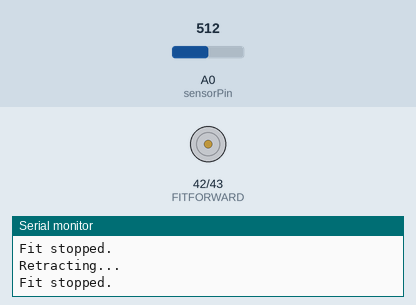
Simulated run of this sketch. Board: Arduino Mega 2560, built with avr-gcc and run on an emulated ATmega2560. Shown: motor-driver pin pairs drawn as motors (green arrow = first pin HIGH = forward, orange = second pin HIGH = backward, longer = more drive, scaled by the enable pin), the last lines printed to the serial monitor. The inputs (shaded band) are chosen by the test bench; at power-on: A0 (sensorPin) = 512.

Above: at 5.2 s.
5.3 s: A0 (sensorPin) set to 716
At 7.7 s:
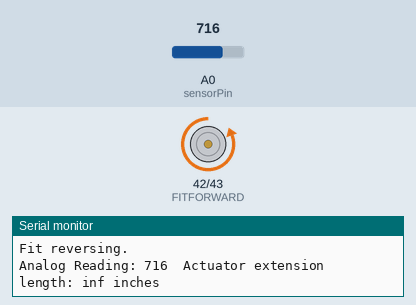
8.6 s: A0 (sensorPin) set to 0
At 10.3 s:
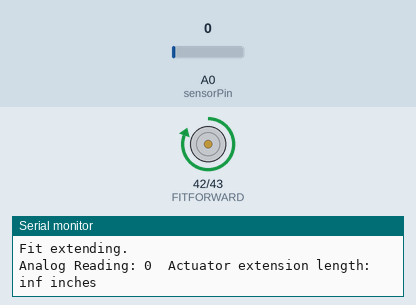
Timing chart, 0 to 11.8 s (numbered marks = the images above; inputs shaded):
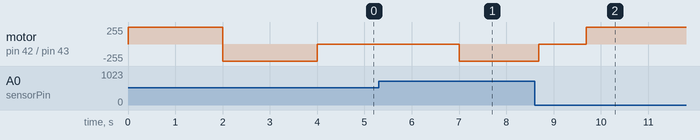

The sketch:

mofset.ino
```cpp
#include <elapsedMillis.h>
elapsedMillis timeElapsed;

int RPWM = 10;
int LPWM = 11;
int sensorPin = A0;

int FITENABLE = 44; // Needs to be a PWM pin to be able to control motor speed
int FITFORWARD = 42;
int FITREVERSE = 43;
// global volatile variables are needed to pass data between the

int sensorVal;
int Speed = 255;
float strokeLength = 6.0;                           //customize to your specific stroke length
float extensionLength;

int maxAnalogReading;
int minAnalogReading;

void setup() {
  // declare Relay as output
  pinMode(FITENABLE, OUTPUT);
  pinMode(FITFORWARD, OUTPUT);
  pinMode(FITREVERSE, OUTPUT);


  pinMode(sensorPin, INPUT);
  Serial.begin(9600);
  Serial.println("\n\n\n\n\n\n\n\nStarting");

  maxAnalogReading = moveToLimit(1);
  minAnalogReading = moveToLimit(-1);
    Serial.print("minAnalogReading ");
  Serial.print(minAnalogReading);
  Serial.print(" ");
  Serial.println(maxAnalogReading);

}

void loop() {
  Serial.println("Extending...");
  sensorVal = analogRead(sensorPin);
  Serial.println(sensorVal);
  while (sensorVal < maxAnalogReading) {
    driveActuator(1, Speed);
    displayOutput();
    delay(20);
  }
  driveActuator(0, Speed);
  delay(1000);

  Serial.println("Retracting...");
  sensorVal = analogRead(sensorPin);
  while (sensorVal > minAnalogReading) {
    driveActuator(-1, Speed);
    displayOutput();
    delay(20);
  }
  driveActuator(0, Speed);
  delay(1000);
}

int moveToLimit(int Direction) {
  int prevReading = 0;
  int currReading = 0;
  do {
    prevReading = currReading;
    driveActuator(Direction, Speed);
    timeElapsed = 0;
    while (timeElapsed < 200*5) {
      delay(1); //keep moving until analog reading remains the same for 200ms
    }
    currReading = analogRead(sensorPin);
    Serial.println(currReading);
  } while (prevReading != currReading);
  return currReading;
}

float mapfloat(float x, float inputMin, float inputMax, float outputMin, float outputMax) {
  return (x - inputMin) * (outputMax - outputMin) / (inputMax - inputMin) + outputMin;
}

void displayOutput() {
  sensorVal = analogRead(sensorPin);
  extensionLength = mapfloat(sensorVal, float(minAnalogReading), float(maxAnalogReading), 0.0, strokeLength);
  Serial.print("Analog Reading: ");
  Serial.print(sensorVal);
  Serial.print("\tActuator extension length: ");
  Serial.print(extensionLength);
  Serial.println(" inches");
}

void driveActuator(int Direction, int Speed) {

  digitalWrite(FITENABLE, HIGH);

  switch (Direction) {
    case 1:       //extension
      Serial.println("Fit extending.");
      digitalWrite(FITFORWARD, HIGH);
      digitalWrite(FITREVERSE, LOW);
      break;

    case 0:       //stopping
      Serial.println("Fit stopped.");
      digitalWrite(FITFORWARD, LOW);
      digitalWrite(FITREVERSE, LOW);
      break;

    case -1:      //retraction
      Serial.println("Fit reversing.");
      digitalWrite(FITFORWARD, LOW);
      digitalWrite(FITREVERSE, HIGH);
      break;
  }
}
```

Measured:
- after the input at 5.3 s, motor on pin 42 (FITFORWARD) / pin 43 (FITREVERSE): stopped → backward 255/255 after 1.7 s
- after the input at 8.6 s, motor on pin 42 (FITFORWARD) / pin 43 (FITREVERSE): backward 255/255 → stopped after 0.09 s, → forward 255/255 1.0 s later
